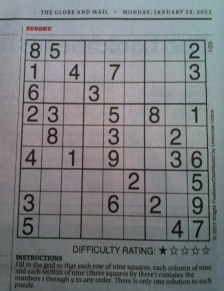
#> input picture ch7_segmentation/img/sudoku.jpg, 224 x 291 px, found by its file name
$ python edge_sobel.py
#> lines starting #> are read from the running program, lines starting #| are printed output that depends on the picture
# -*- coding: utf-8 -*-
import cv2
import numpy as np

'''
소벨 필터는 중심 픽셀의 차분 비중을 두 배로 준 필터이다.
x축, y축, 대각선 방향의 경계 검출에 모두 강하다.
로버츠 필터와 프리윗 필터는 현재 거의 쓰이지 않는다.
반면에 소벨 필터는 실무적으로도 사용되어서 OpenCV에서 별도의 함수를 제공한다.

dst = cv2.Sobel(src, ddepth, dx, dy, dst, ksize, scale, delta, borderType)
 - src: 입력영상
 - ddepth: 출력 영상의 dtype(-1: 입력 영상과 동일)
 - dx, dy: 미분 차수(0, 1, 2 중 선택, 둘 다 0일 수는 없음)
 - ksize: 커널의 크기(1, 3, 5, 7 중 선택)
 - scale: 미분에 사용할 계수
 - delta: 연산 결과에 가산할 값
'''

img = cv2.imread('../img/sudoku.jpg')
#> img is the input picture: shape (291, 224, 3); mean B, G, R 127.4, 124.5, 122.2

# 소벨 커널을 직접 생성해서 엣지 검출
# 소벨 커널 생성
gx_k = np.array([[-1, 0, 1], [-2, 0, 2], [-1, 0, 1]])
gy_k = np.array([[-1, -2, -1], [0, 0, 0], [1, 2, 1]])

# 소벨 필터 적용
edge_gx = cv2.filter2D(img, -1, gx_k)
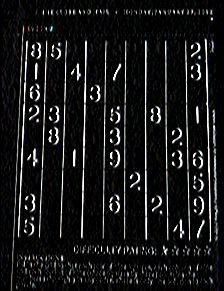
#> edge_gx: shape (291, 224, 3); mean B, G, R 23.8, 23.6, 23.3
edge_gy = cv2.filter2D(img, -1, gy_k)
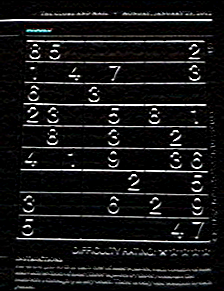
#> edge_gy: shape (291, 224, 3); mean B, G, R 24, 23.8, 23.8

# 소벨 API를 생성해서 엣지 검출
sobelx = cv2.Sobel(img, -1, 1, 0, ksize=3)
sobely = cv2.Sobel(img, -1, 0, 1, ksize=3)

# 결과 출력
merged1 = np.hstack((img, edge_gx, edge_gy, edge_gx+edge_gy))
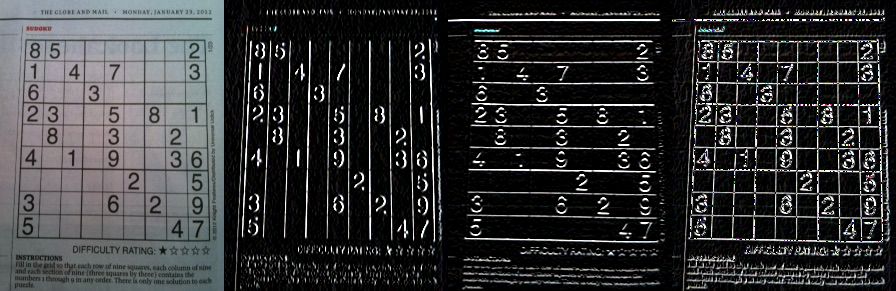
#> merged1: shape (291, 896, 3); mean B, G, R 53.7, 52.7, 52.1
merged2 = np.hstack((img, sobelx, sobely, sobelx+sobely))
merged = np.vstack((merged1, merged2))
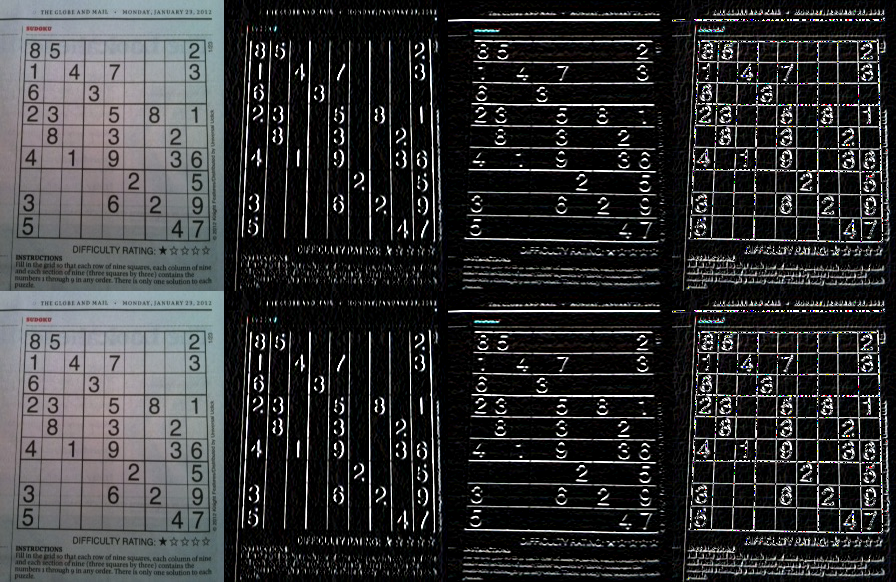
#> merged: shape (582, 896, 3); mean B, G, R 53.7, 52.7, 52.1

cv2.imshow('sobel', merged)
cv2.waitKey(0)
cv2.destroyAllWindows()
